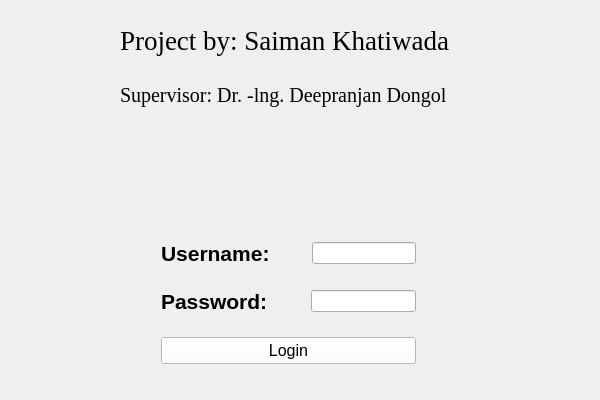
<?xml version="1.0" encoding="UTF-8"?>
<ui version="4.0">
 <class>NumericalMethodClass</class>
 <widget class="QMainWindow" name="NumericalMethodClass">
  <property name="geometry">
   <rect>
    <x>0</x>
    <y>0</y>
    <width>600</width>
    <height>400</height>
   </rect>
  </property>
  <property name="windowTitle">
   <string>NumericalMethod</string>
  </property>
  <property name="styleSheet">
   <string notr="true"/>
  </property>
  <widget class="QWidget" name="centralWidget">
   <widget class="QWidget" name="layoutWidget">
    <property name="geometry">
     <rect>
      <x>150</x>
      <y>230</y>
      <width>277</width>
      <height>145</height>
     </rect>
    </property>
    <layout class="QVBoxLayout" name="verticalLayout_2">
     <item>
      <layout class="QVBoxLayout" name="verticalLayout">
       <item>
        <layout class="QHBoxLayout" name="horizontalLayout">
         <item>
          <widget class="QLabel" name="label">
           <property name="font">
            <font>
             <pointsize>16</pointsize>
             <weight>75</weight>
             <bold>true</bold>
            </font>
           </property>
           <property name="styleSheet">
            <string notr="true"/>
           </property>
           <property name="text">
            <string>Username:</string>
           </property>
          </widget>
         </item>
         <item>
          <spacer name="horizontalSpacer">
           <property name="orientation">
            <enum>Qt::Horizontal</enum>
           </property>
           <property name="sizeHint" stdset="0">
            <size>
             <width>40</width>
             <height>20</height>
            </size>
           </property>
          </spacer>
         </item>
         <item>
          <widget class="QLineEdit" name="UsernameLineEdit">
           <property name="styleSheet">
            <string notr="true">border-color: qlineargradient(spread:pad, x1:0, y1:0, x2:1, y2:1, stop:0.472637 rgba(125, 43, 224, 246), stop:1 rgba(255, 255, 255, 255));</string>
           </property>
          </widget>
         </item>
        </layout>
       </item>
       <item>
        <spacer name="verticalSpacer">
         <property name="orientation">
          <enum>Qt::Vertical</enum>
         </property>
         <property name="sizeHint" stdset="0">
          <size>
           <width>10</width>
           <height>25</height>
          </size>
         </property>
        </spacer>
       </item>
       <item>
        <layout class="QHBoxLayout" name="horizontalLayout_2">
         <item>
          <widget class="QLabel" name="label_2">
           <property name="font">
            <font>
             <pointsize>16</pointsize>
             <weight>75</weight>
             <bold>true</bold>
            </font>
           </property>
           <property name="text">
            <string>Password:</string>
           </property>
          </widget>
         </item>
         <item>
          <spacer name="horizontalSpacer_2">
           <property name="orientation">
            <enum>Qt::Horizontal</enum>
           </property>
           <property name="sizeHint" stdset="0">
            <size>
             <width>40</width>
             <height>20</height>
            </size>
           </property>
          </spacer>
         </item>
         <item>
          <widget class="QLineEdit" name="PasswordLineEdit">
           <property name="cursor">
            <cursorShape>IBeamCursor</cursorShape>
           </property>
           <property name="styleSheet">
            <string notr="true">border-color: qlineargradient(spread:pad, x1:0, y1:0, x2:1, y2:1, stop:0.472637 rgba(125, 43, 224, 246), stop:1 rgba(255, 255, 255, 255));</string>
           </property>
           <property name="echoMode">
            <enum>QLineEdit::Password</enum>
           </property>
          </widget>
         </item>
        </layout>
       </item>
      </layout>
     </item>
     <item>
      <spacer name="verticalSpacer_2">
       <property name="orientation">
        <enum>Qt::Vertical</enum>
       </property>
       <property name="sizeHint" stdset="0">
        <size>
         <width>10</width>
         <height>25</height>
        </size>
       </property>
      </spacer>
     </item>
     <item>
      <widget class="QPushButton" name="LoginButton">
       <property name="font">
        <font>
         <pointsize>12</pointsize>
        </font>
       </property>
       <property name="styleSheet">
        <string notr="true">background-color: rgb(255, 255, 255);
border-top-color: qlineargradient(spread:pad, x1:0, y1:0, x2:1, y2:0, stop:0 rgba(255, 178, 102, 255), stop:0.55 rgba(235, 148, 61, 255), stop:0.98 rgba(0, 0, 0, 255), stop:1 rgba(0, 0, 0, 0));
border-left-color: qradialgradient(spread:repeat, cx:0.5, cy:0.5, radius:0.077, fx:0.5, fy:0.5, stop:0 rgba(0, 169, 255, 147), stop:0.497326 rgba(0, 0, 0, 147), stop:1 rgba(0, 169, 255, 147));
border-bottom-color: qlineargradient(spread:pad, x1:0, y1:1, x2:0, y2:0, stop:0 rgba(0, 0, 0, 255), stop:0.05 rgba(14, 8, 73, 255), stop:0.36 rgba(28, 17, 145, 255), stop:0.6 rgba(126, 14, 81, 255), stop:0.75 rgba(234, 11, 11, 255), stop:0.79 rgba(244, 70, 5, 255), stop:0.86 rgba(255, 136, 0, 255), stop:0.935 rgba(239, 236, 55, 255));
border-color: qlineargradient(spread:pad, x1:0, y1:0, x2:1, y2:1, stop:0.512438 rgba(103, 34, 79, 255), stop:1 rgba(255, 255, 255, 255));
border-right-color: qlineargradient(spread:pad, x1:0, y1:0, x2:1, y2:1, stop:0.363184 rgba(88, 114, 74, 249), stop:1 rgba(255, 255, 255, 255));
gridline-color: qlineargradient(spread:pad, x1:0, y1:0, x2:1, y2:0, stop:0 rgba(0, 0, 0, 255), stop:1 rgba(255, 255, 255, 255));
selection-color: qconicalgradient(cx:0, cy:0, angle:135, stop:0 rgba(255, 255, 0, 69), stop:0.375 rgba(255, 255, 0, 69), stop:0.423533 rgba(251, 255, 0, 145), stop:0.45 rgba(247, 255, 0, 208), stop:0.477581 rgba(255, 244, 71, 130), stop:0.518717 rgba(255, 218, 71, 130), stop:0.55 rgba(255, 255, 0, 255), stop:0.57754 rgba(255, 203, 0, 130), stop:0.625 rgba(255, 255, 0, 69), stop:1 rgba(255, 255, 0, 69));</string>
       </property>
       <property name="text">
        <string>Login</string>
       </property>
       <property name="autoDefault">
        <bool>false</bool>
       </property>
       <property name="default">
        <bool>false</bool>
       </property>
       <property name="flat">
        <bool>false</bool>
       </property>
      </widget>
     </item>
    </layout>
   </widget>
   <widget class="QLabel" name="label_9">
    <property name="geometry">
     <rect>
      <x>120</x>
      <y>60</y>
      <width>411</width>
      <height>71</height>
     </rect>
    </property>
    <property name="font">
     <font>
      <family>Times New Roman</family>
      <pointsize>15</pointsize>
      <italic>false</italic>
     </font>
    </property>
    <property name="text">
     <string>Supervisor: Dr. -lng. Deepranjan Dongol</string>
    </property>
   </widget>
   <widget class="QLabel" name="label_8">
    <property name="geometry">
     <rect>
      <x>120</x>
      <y>0</y>
      <width>401</width>
      <height>81</height>
     </rect>
    </property>
    <property name="font">
     <font>
      <family>Times New Roman</family>
      <pointsize>20</pointsize>
     </font>
    </property>
    <property name="text">
     <string>Project by: Saiman Khatiwada</string>
    </property>
   </widget>
  </widget>
 </widget>
 <layoutdefault spacing="6" margin="11"/>
 <resources>
  <include location="NumericalMethod.qrc"/>
 </resources>
 <connections/>
</ui>
